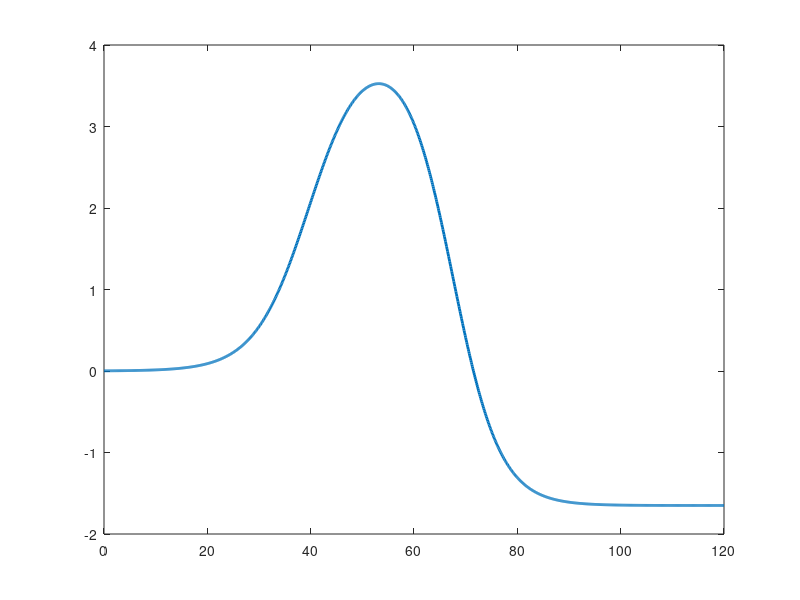
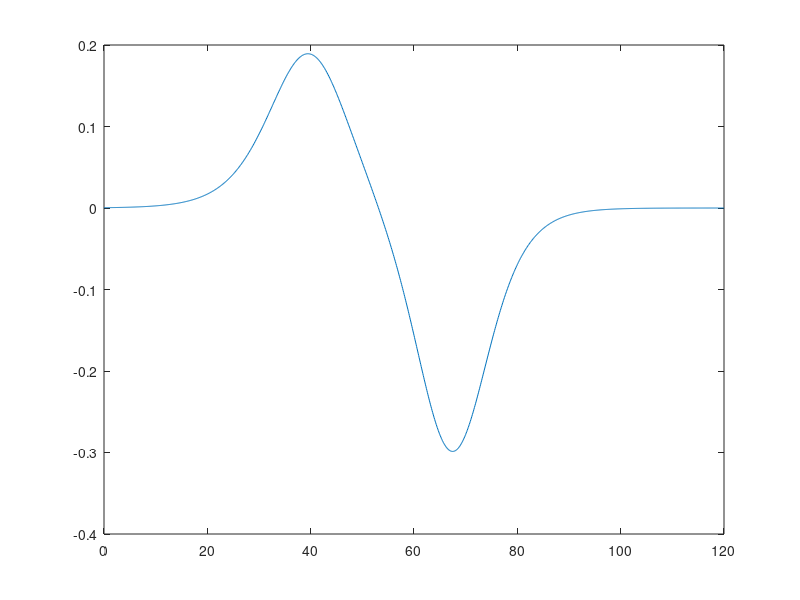

The MATLAB script that drew these images, in order:

%% 双移线轨迹
clear 
clc

%双移线--------------------------------------------------------
 shape=2.4;%参数名称，用于参考轨迹生成
 dx1=25;dx2=21.95;%没有任何实际意义，只是参数名称
 dy1=4.05;dy2=5.7;%没有任何实际意义，只是参数名称
 Xs1=27.19;Xs2=56.46;%参数名称
 cx=0:0.1:120;
 
 z1=shape/dx1*(cx-Xs1)-shape/2;
 z2=shape/dx2*(cx-Xs2)-shape/2;
 cy=dy1/2.*(1+tanh(z1))-dy2/2.*(1+tanh(z2));

%双移线-------------------------------------------------------
%得到双移线轨迹每个点对应的X,Y坐标，用于在carsim中生成参考轨迹
path=[cx',cy'];

figure(1)
plot(cx,cy,'LineWidth',2)

%参考轨迹切线角***********************************************
ref_x=cx;
ref_y=cy;

%差分函数
dif_x=diff(ref_x);
dif_xxxx=[dif_x,dif_x(end)];

dif_y=diff(ref_y);
dif_yyyy=[dif_y,dif_y(end)];

r_yaw = atan2(dif_yyyy , dif_xxxx);
%参考轨迹切线角***********************************************
figure(2)
plot(cx,r_yaw )
